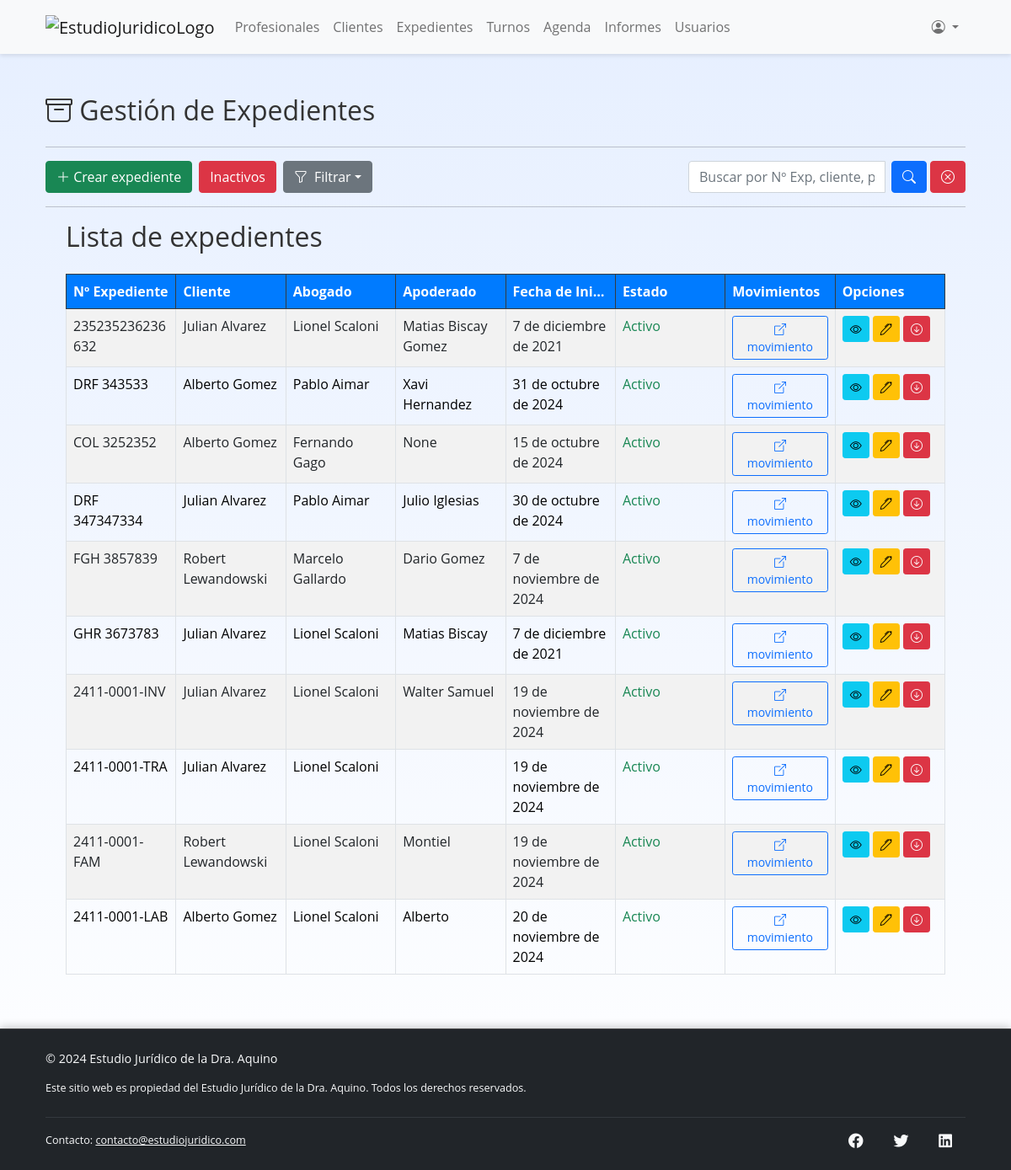
Page /expedientes/ (signed in) on the committed database.
### expedientes/models.py (models this page shows, shortened)
class Expediente(models.Model):
    cliente = models.ForeignKey(Cliente, on_delete=models.CASCADE, related_name="expedientes")
    profesional = models.ForeignKey(Profesional, on_delete=models.CASCADE, related_name="expedientes")
    numero_expediente = models.CharField('Nº del expediente', max_length=50, primary_key=True, unique=True)
    caratula = models.TextField(max_length=500, null=True, blank=True)
    jurisdiccion = models.CharField('Jurisdicción', max_length=250, null=True, blank=True)
    dependencia = models.CharField(max_length=250, null=True, blank=True)
    apoderado = models.CharField(max_length=250, null=True, blank=True)
    fecha_inicio = models.DateField(null=True, blank=True)
    fecha_finalizacion = models.DateField(null=True, blank=True)
    asunto = models.CharField(max_length=250, null=True, blank=True)
    estado = models.BooleanField(default=True)
    tipo_expediente = models.CharField('Tipo de expediente', max_length=3, choices=TIPOS_EXPEDIENTE, null=True, blank=True)

### clientes/models.py (models this page shows)
class Cliente(models.Model):
    nombre = models.CharField(max_length=60, blank=False)
    apellido = models.CharField(max_length=60, blank=False)
    dni = models.CharField('DNI', max_length=8, primary_key=True, unique=True, validators=[validar_dni], blank=False)
    estado = models.BooleanField(default=True)
    fecha_ingreso = models.DateField('Fecha de ingreso')
    fecha_nacimiento = models.DateField('Fecha de nacimiento', blank=True, null=True, validators=[validar_fecha_nacimiento])
    nacionalidad = models.CharField('Nacionalidad', max_length=50)
    ocupacion = models.CharField('Ocupación', max_length=50, blank=True, null=True)
    lugar_laboral = models.CharField('Lugar laboral', max_length=100, blank=True, null=True)
    años_aportes = models.IntegerField('Años de aportes', default=None, blank=True, null=True)
    domicilio = models.CharField(max_length=250, null=True, blank=True)
    cod_postal = models.CharField('Codigo postal', max_length=4, null=True, blank=True, validators=[validar_codPostal])
    telefono = models.CharField(max_length=10, null=True, validators=[validar_telefono])
    email = models.EmailField(max_length=250, null=True, blank=True)
    @property
    def full_name(self):
        return f"{self.nombre} {self.apellido}"
    def __str__(self):
        return self.full_name

### profesionales/models.py (models this page shows)
class Profesional(models.Model):
    nombre = models.CharField(max_length=60)
    apellido = models.CharField(max_length=60)
    dni = models.CharField('DNI', max_length=8, primary_key=True, unique=True, validators=[validar_dni])  # PK y de valor único
    idMatriculaProf = models.CharField('Nº de matricula del profesional', max_length=50, unique=True)
    foto = models.ImageField('Foto', upload_to='images/', null=True, blank=True)
    especialidad = models.CharField(max_length=200, choices=ESPECIALIDADES, null=True, blank=True)
    estado = models.BooleanField(default=True)
    fecha_ingreso = models.DateField('Fecha de ingreso')
    fecha_egreso = models.DateField('Fecha de egreso', null=True, blank=True)
    motivo_egreso = models.TextField('Motivo de egreso', max_length=250, null=True, blank=True)
    domicilio = models.CharField(max_length=250, null=True, blank=True)
    cod_postal = models.CharField('Codigo Postal', max_length=4, null=True, blank=True)
    telefono = models.CharField(max_length=10, null=True, validators=[validar_telefono])
    email = models.EmailField(max_length=250, null=True, blank=True)
    class Meta:
        verbose_name_plural = 'Profesionales'
    @property
    def full_name(self):
        return f"{self.nombre} {self.apellido}"
    def __str__(self):
        return self.full_name

### expedientes/views.py (the view, shortened to what this page needs)
# urls.py: path("", ListExpediente.as_view(), name="expedientes"),
class ListExpediente(LoginRequiredMixin, ListView):
    model = Expediente
    template_name = 'expedientes/expedientes.html'
    context_object_name = 'expedientes'
    paginate_by = 10
    def get_queryset(self):
        queryset = super().get_queryset().filter(estado=True)
        if self.request.user.rol == 'Abogado':
            queryset = queryset.filter(profesional=self.request.user.profesional)
        if self.request.user.rol == 'Secretaria':
            queryset = queryset.filter(profesional=self.request.user.secretaria.profesional)
        if self.request.user.rol == 'Cliente':
            queryset = queryset.filter(cliente=self.request.user.cliente)
        query = self.request.GET.get('q')
        order = self.request.GET.get('order')
        if order == 'apellido_asc':
            queryset = queryset.order_by('cliente__apellido')
        elif order == 'apellido_desc':
            queryset = queryset.order_by('-cliente__apellido')
        elif order == 'fecha_inicio_asc':
            queryset = queryset.order_by('fecha_inicio')
        elif order == 'fecha_inicio_desc':
            queryset = queryset.order_by('-fecha_inicio')
        elif order == 'apellido_pro_asc':
            queryset = queryset.order_by('profesional__apellido')
        elif order == 'apellido_pro_desc':
            queryset = queryset.order_by('-profesional__apellido')
        return queryset
    def get_context_data(self, **kwargs):
        context = super().get_context_data(**kwargs)
        context['q'] = self.request.GET.get('q', '')
        context['order'] = self.request.GET.get('order', '')
        return context

### expedientes/templates/expedientes/expedientes.html (shortened to what this page needs)
{% extends "main.html" %}
{% block content %}
<br>
<div class="my-4">
    <h2>
        <i class="bi bi-archive"></i> Gestión de Expedientes
    </h2>
</div>
<hr>
<div class="d-flex justify-content-between align-items-center mb-3">
    <div class="d-flex">
        {% if user.rol == 'Admin' or user.rol == 'Abogado' %}
        <a href="{% url 'crear-expediente' %}" class="btn btn-success me-2">
            <i class="bi bi-plus-lg"></i> Crear expediente
        </a>
        {% endif %}
        <a href="{% url 'expedientes-inactivos' %}" class="btn btn-danger me-2">Inactivos</a>
        <div class="dropdown">
            <button class="btn btn-secondary dropdown-toggle d-flex align-items-center" type="button"
                id="dropdownMenuButton" data-bs-toggle="dropdown" aria-expanded="false">
                <i class="bi bi-funnel me-2"></i>
                Filtrar
            </button>
        </div>
    </div>
    <form method="GET" action="{% url 'expedientes' %}" class="d-flex ml-auto">
        <div class="input-group">
            <input type="text" name="q" class="form-control me-2"
                placeholder="Buscar por Nº Exp, cliente, profesional..." value="{{ q }}">
            <button type="submit" class="btn btn-primary rounded" aria-label="Buscar">
                <i class="bi bi-search"></i>
            </button>
            <a href="{% url 'expedientes' %}" class="btn btn-danger ms-1 rounded" aria-label="Limpiar">
                <i class="bi bi-x-circle"></i>
            </a>
        </div>
    </form>
</div>
<hr>
<div class="container">
    <h2 class="mb-4">Lista de expedientes</h2>
    <table class="table table-striped table-bordered">
        <thead class="table-dark">
            <tr>
                <th>Nº Expediente</th>
                <th>Cliente</th>
                <th>Abogado</th>
                <th>Apoderado</th>
                <th>Fecha de Inicio</th>
                <th>Estado</th>
                <th>Movimientos</th>
                <th>Opciones</th>
            </tr>
        </thead>
        <tbody>
            {% for expediente in expedientes %}
            <tr>
                <td>{{ expediente.numero_expediente }}</td>
                <td>{{ expediente.cliente }}</td>
                <td>{{ expediente.profesional }}</td>
                <td>{{ expediente.apoderado }}</td>
                <td>{{ expediente.fecha_inicio }}</td>
                <td>
                    {% if expediente.estado %}
                    <span class="text-success">Activo</span>
                    {% else %}
                    <span class="text-danger">Inactivo</span>
                    {% endif %}
                </td>
                <td>
                    <a href="{% url 'movimientos' expediente.numero_expediente %}" class="btn btn-outline-primary btn-sm">
                        <i class="bi bi-box-arrow-up-right"></i> movimiento
                    </a>
                </td>
                <td>
                    <a href="{% url 'expediente' expediente.numero_expediente %}" class="btn btn-info btn-sm">
                        <i class="bi bi-eye"></i>
                    </a>
                    {% if request.user.rol == "Admin" or request.user.rol == "Abogado" %}
                    <a href="{% url 'actualizar-expediente' expediente.numero_expediente %}"
                        class="btn btn-warning btn-sm">
                        <i class="bi bi-pen"></i>
                    </a>
                    <form id="darDeBajaForm" action="{% url 'dar-de-baja-expediente' expediente.pk %}" method="post"
                        style="display:inline;">
                        <button type="button" class="btn btn-danger btn-sm" title="Dar de baja"
                            onclick="confirmarBaja();">
                            <i class="bi bi-arrow-down-circle"></i>
                        </button>
                    </form>
                    {% endif %}
                </td>
            </tr>
            {% endfor %}
        </tbody>
    </table>
</div>
{% endblock content %}

### static/styles/app.css (style rules this page uses)
table { table-layout: fixed; width: 100%; }
table th, table td { white-space: nowrap; text-overflow: ellipsis; overflow: hidden; }
table.table td { white-space: normal; word-wrap: break-word; max-width: 200px; vertical-align: top; }
body { background: linear-gradient(to bottom, #e6efff, #ffffff); background-attachment: fixed; font-family: 'Open Sans', sans-serif; color: #333; }
.table-striped > tbody > tr:nth-of-type(odd) { background-color: #ffffff; }
.table th { background-color: #007bff; color: white; }

### rows in the picture
Expediente: numero_expediente "235235236236632", cliente "Julian Alvarez", profesional "Lionel Scaloni", apoderado "Matias Biscay Gomez", fecha_inicio "7 de diciembre de 2021", estado "Activo"
Expediente: numero_expediente "DRF 343533", cliente "Alberto Gomez", profesional "Pablo Aimar", apoderado "Xavi Hernandez", fecha_inicio "31 de octubre de 2024", estado "Activo"
Expediente: numero_expediente "COL 3252352", cliente "Alberto Gomez", profesional "Fernando Gago", apoderado "None", fecha_inicio "15 de octubre de 2024", estado "Activo"
Expediente: numero_expediente "DRF 347347334", cliente "Julian Alvarez", profesional "Pablo Aimar", apoderado "Julio Iglesias", fecha_inicio "30 de octubre de 2024", estado "Activo"
Expediente: numero_expediente "FGH 3857839", cliente "Robert Lewandowski", profesional "Marcelo Gallardo", apoderado "Dario Gomez", fecha_inicio "7 de noviembre de 2024", estado "Activo"
Expediente: numero_expediente "GHR 3673783", cliente "Julian Alvarez", profesional "Lionel Scaloni", apoderado "Matias Biscay", fecha_inicio "7 de diciembre de 2021", estado "Activo"
Expediente: numero_expediente "2411-0001-INV", cliente "Julian Alvarez", profesional "Lionel Scaloni", apoderado "Walter Samuel", fecha_inicio "19 de noviembre de 2024", estado "Activo"
Expediente: numero_expediente "2411-0001-TRA", cliente "Julian Alvarez", profesional "Lionel Scaloni", fecha_inicio "19 de noviembre de 2024", estado "Activo"
Expediente: numero_expediente "2411-0001-FAM", cliente "Robert Lewandowski", profesional "Lionel Scaloni", apoderado "Montiel", fecha_inicio "19 de noviembre de 2024", estado "Activo"
Expediente: numero_expediente "2411-0001-LAB", cliente "Alberto Gomez", profesional "Lionel Scaloni", apoderado "Alberto", fecha_inicio "20 de noviembre de 2024", estado "Activo"
